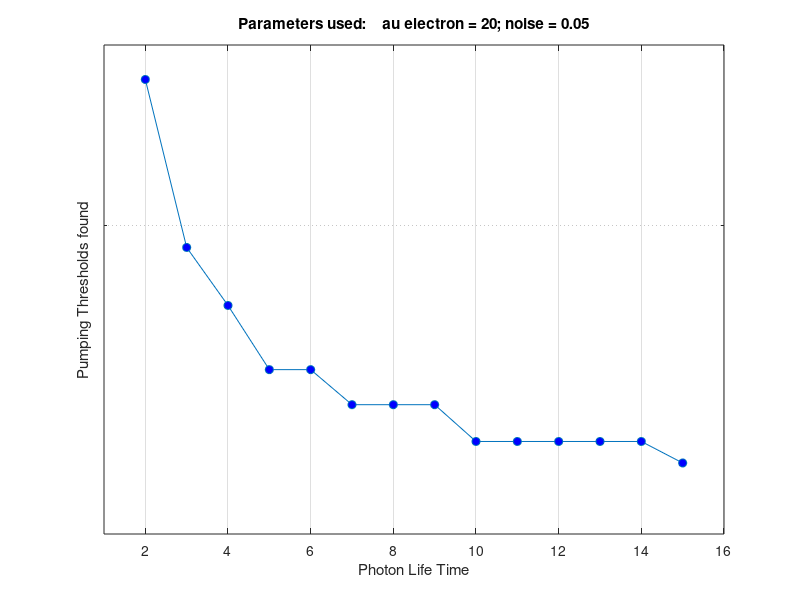
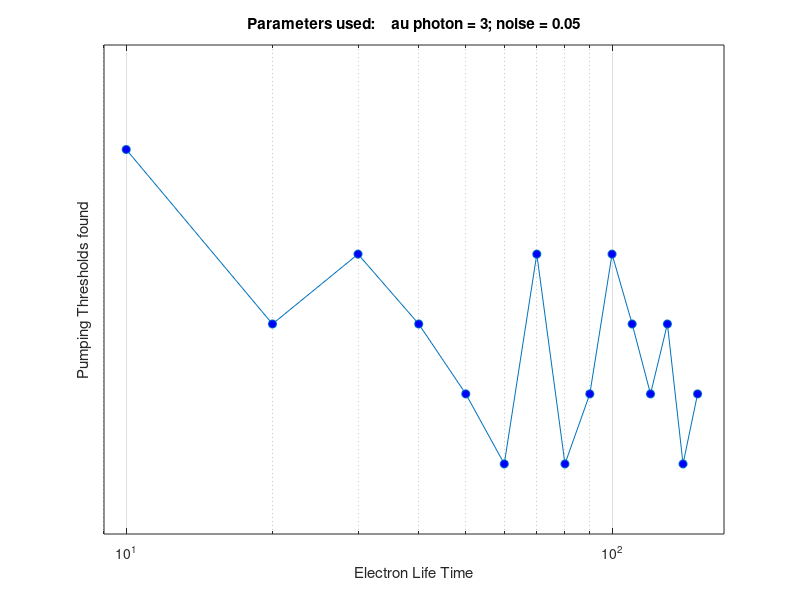

Write MATLAB code to recreate these figures, in order.
clear;
close all;

%% photon lifetime varies with fixed electron life time
figure("Name", "Dependence of the threshold on the lifetime of a photon");
tau_photon = [2, 3, 4, 5, 6, 7, 8, 9, 10, 11, 12, 13, 14, 15];
lambdas = [0.0255, 0.0193, 0.01753, 0.01576, 0.01576, 0.01487, 0.01487, 0.01487,...
    0.01399, 0.01399 , 0.01399, 0.01399, 0.01399, 0.0135];
semilogy(tau_photon, lambdas, "-o", "MarkerFaceColor", "b");
title("Parameters used: \tau electron = 20; noise = 0.05");
grid on;
xlabel("Photon Life Time");
ylabel("Pumping Thresholds found");
xlim([1, 16]);
ylim([0.012, 0.027]);

%% electron life time varies with fixed photon life time
figure("Name", "Dependence of the threshold on the lifetime of an electron");
tau_electron = [10, 20, 30, 40, 50, 60, 70, 80, 90, 100, 110, 120, 130, 140, 150];
lambdas = [0.01879, 0.01874, 0.01876, 0.01874, 0.01872, 0.01870, 0.01876, 0.01870,...
    0.01872, 0.01876, 0.01874, 0.01872, 0.01874, 0.01870, 0.01872];
loglog(tau_electron, lambdas, "-o", "MarkerFaceColor", "b");
title("Parameters used: \tau photon = 3; noise = 0.05");
grid on;
xlabel("Electron Life Time");
ylabel("Pumping Thresholds found");
xlim([9, 170]);
ylim([0.01868, 0.01882]);